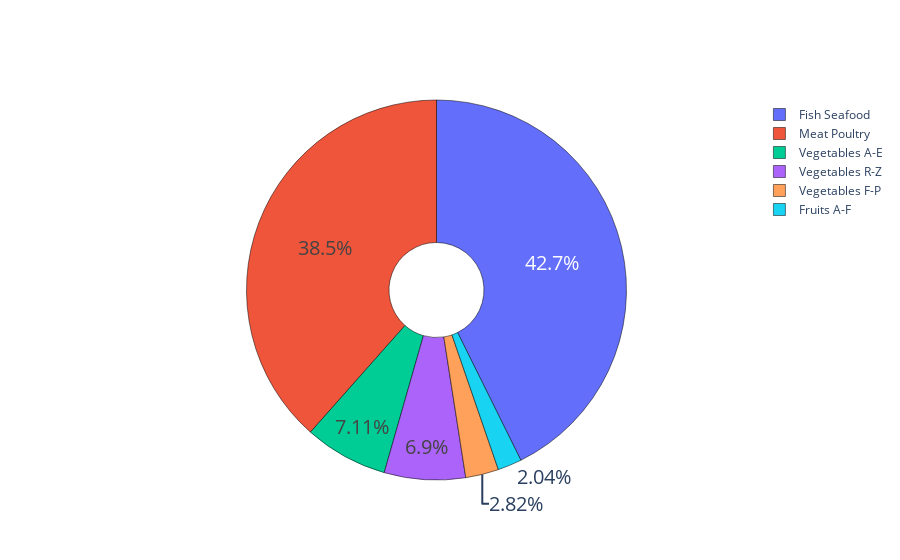

The code cell stored with this chart in its notebook:
### Markdown cell above
### Analyse the protein content in  (Meat and seafood) vs (Vegeatables, Fruits and Dairy products)

### Code cell
meat = Nutrients[Nutrients['Category'].isin(["Meat Poultry", "Fish Seafood","Vegetables A-E",
         "Vegetables R-Z","Vegetables F-P","Fruits A-F", "Dairy produc"])]
# meat_sort = meat.sort_values(by='Protein', ascending=False)
# meat_20 = meat_sort.head(20)

meat_category_sum = meat.groupby(['Category']).sum()
max_value_index = meat_category_sum['Protein'].idxmax()

explode = [0.1 if i == max_value_index else 0 for i in range(len(meat_category_sum))]
graph = go.Figure(go.Pie(values = meat_category_sum['Protein'].values, labels= meat_category_sum.index))
graph.update_traces(hoverinfo='label+percent', hole=0.25, textfont_size=20,marker =dict(line=dict(color='#000000', width=0.5)))
graph.show()

### Figure 1 — Plotly figure (JSON) as saved in the notebook; plotly's stock layout.template omitted (floating-point values rounded to 4 significant figures)
{"data": [{"hole": 0.25, "hoverinfo": "label+percent", "labels": ["Fish Seafood", "Fruits A-F", "Meat Poultry", "Vegetables A-E", "Vegetables F-P", "Vegetables R-Z"], "marker": {"line": {"color": "#000000", "width": 0.5}}, "textfont": {"size": 20}, "type": "pie", "values": [606, 29, 546, 101, 40, 98]}], "layout": {}}
